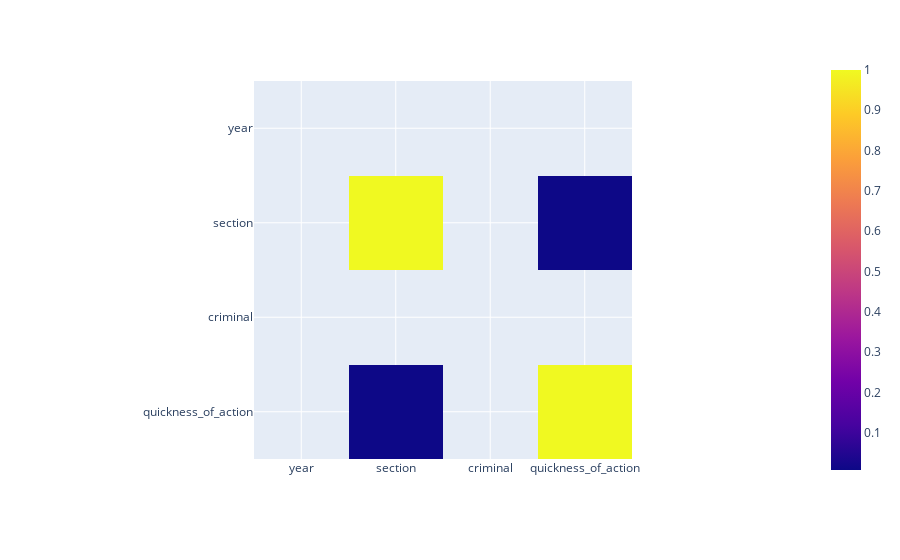

Notebook code cell kept with this figure:
### Markdown cell above
Let's plot the correlation matrix before replacing labels with their string values.

### Code cell
px.imshow(df.corr())

### Figure 1 — Plotly figure (JSON) as saved in the notebook; plotly's stock layout.template omitted (floating-point values rounded to 4 significant figures)
{"data": [{"coloraxis": "coloraxis", "name": "0", "x": ["year", "section", "criminal", "quickness_of_action"], "y": ["year", "section", "criminal", "quickness_of_action"], "z": [[null, null, null, null], [null, 1, null, 0.007309], [null, null, null, null], [null, 0.007309, null, 1]], "type": "heatmap", "xaxis": "x", "yaxis": "y", "hovertemplate": "x: %{x}<br>y: %{y}<br>color: %{z}<extra></extra>"}], "layout": {"xaxis": {"anchor": "y", "domain": [0.2397, 0.7603], "scaleanchor": "y", "constrain": "domain", "type": "category", "range": [-0.5, 3.5], "autorange": true}, "yaxis": {"anchor": "x", "domain": [0, 1], "autorange": true, "constrain": "domain", "type": "category", "range": [3.5, -0.5]}, "coloraxis": {"colorscale": [[0, "#0d0887"], [0.1111, "#46039f"], [0.2222, "#7201a8"], [0.3333, "#9c179e"], [0.4444, "#bd3786"], [0.5556, "#d8576b"], [0.6667, "#ed7953"], [0.7778, "#fb9f3a"], [0.8889, "#fdca26"], [1, "#f0f921"]]}, "margin": {"t": 60}, "autosize": true}}
